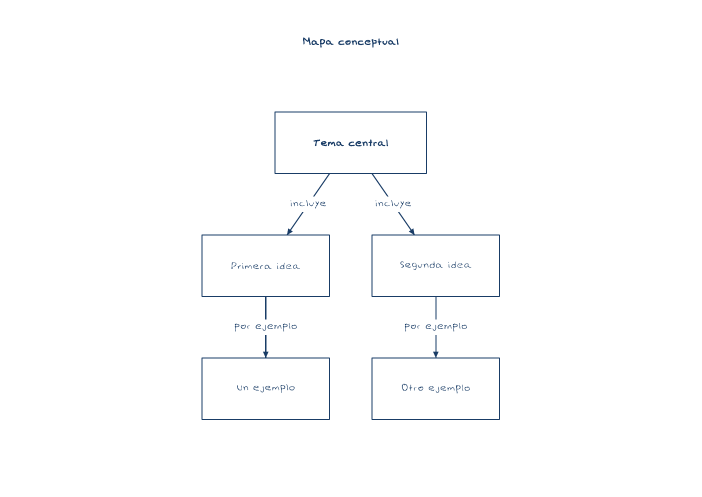
#> input picture work/trazo-android/maps/concept.png, 1404 x 993 px (shown at 1/2 size)
$ python tinta.py ../trazo-android/maps/concept.png ../trazo-android/maps/flow.png 1.0
#> lines starting #> are read from the running program, lines starting #| are printed output that depends on the picture; after the words box and inside, x2 and y2 are one past the last pixel; in counts of white or black regions, pixels touching at a corner belong together; long printed decimals are rounded
# Ink mask of a notebook photo: dark/blue pen strokes without the light grid,
# the pink margin lines or the paper. Usage: python3 tinta.py foto.jpg salida.png [rotar]
import sys, numpy as np
from PIL import Image
src, out = sys.argv[1], sys.argv[2]
im = Image.open(src).convert('RGB')
#> im is the input picture: PIL image 1404x993 RGB; mean R, G, B 253, 253.3, 253.6
if len(sys.argv) > 3: im = im.rotate(float(sys.argv[3]), expand=True)
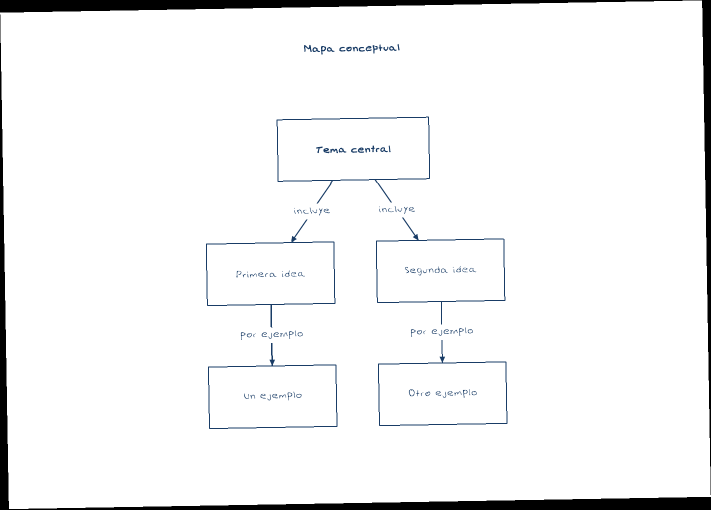
#> im: PIL image 1422x1019 RGB (shown at 1/2 size); mean R, G, B 243.4, 243.7, 244
a = np.asarray(im).astype(np.float32)
r, g, b = a[..., 0], a[..., 1], a[..., 2]
# Local paper level: blur of the image at a coarse scale (uneven light in photos).
small = im.resize((im.width // 32, im.height // 32), Image.BILINEAR).resize(im.size, Image.BILINEAR)
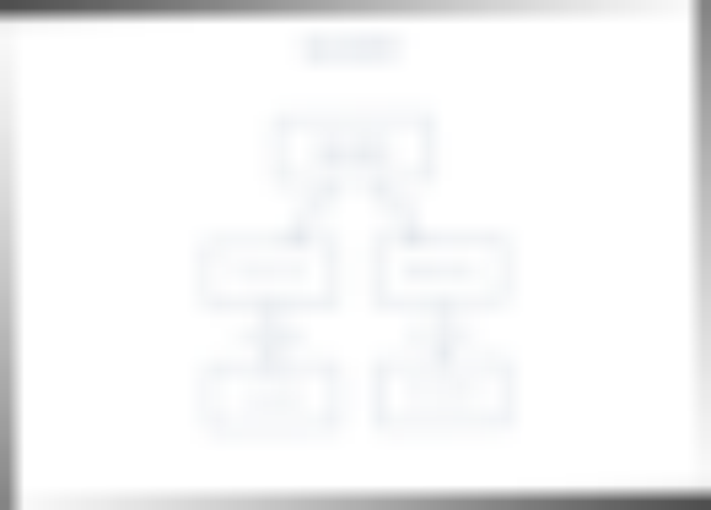
#> small: PIL image 1422x1019 RGB (shown at 1/2 size); mean R, G, B 245, 245.3, 245.7
p = np.asarray(small).astype(np.float32).mean(2)
lum = (r + g + b) / 3
dark = p - lum                       # how much darker than the paper around it
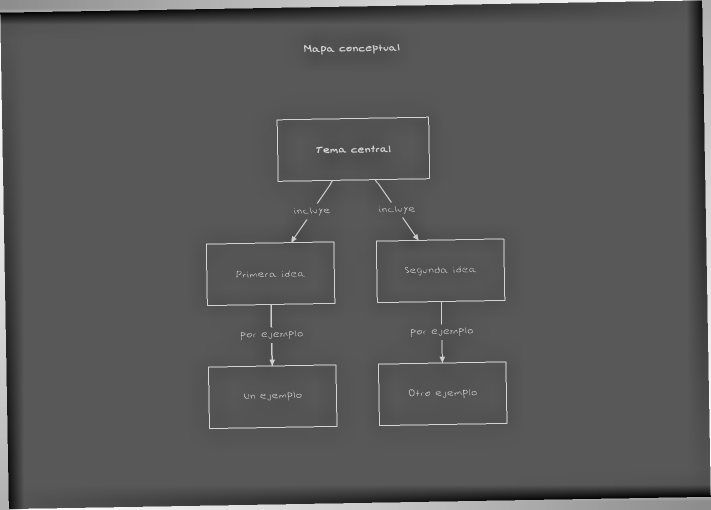
#> dark: shape (1019, 1422) float32 (shown at 1/2 size); min -132, max 249, mean 1.7; drawn with min black and max white
blue = b - (r + g) / 2               # pen ink is bluish; grid lines are grey-blue and light
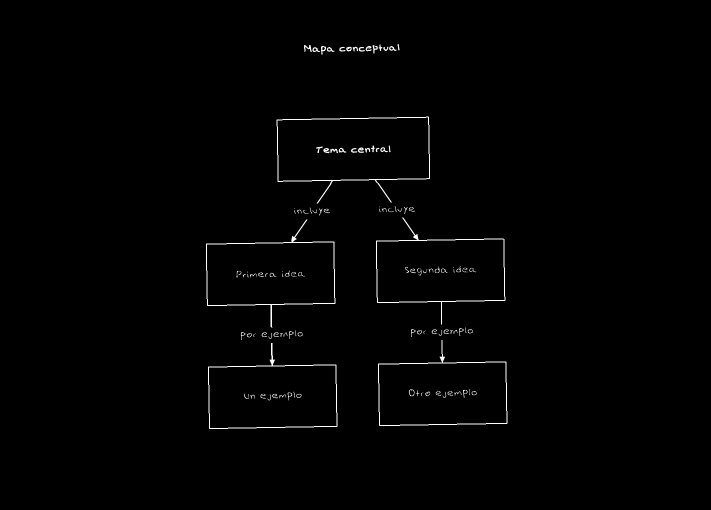
#> blue: shape (1019, 1422) float32 (shown at 1/2 size); min 0, max 59.5, mean 0.5; drawn with min black and max white
pink = r - g                         # margin lines
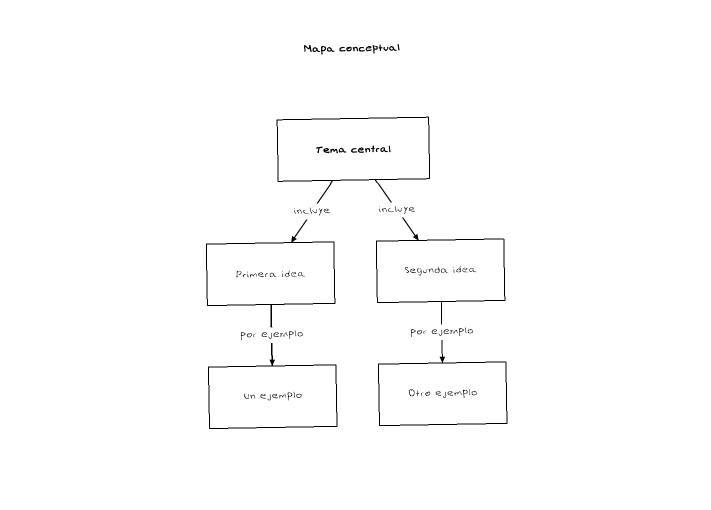
#> pink: shape (1019, 1422) float32 (shown at 1/2 size); min -35, max 0, mean -0.3; drawn with min black and max white
mask = ((dark > 38) | ((dark > 22) & (blue > 18))) & (pink < 35)
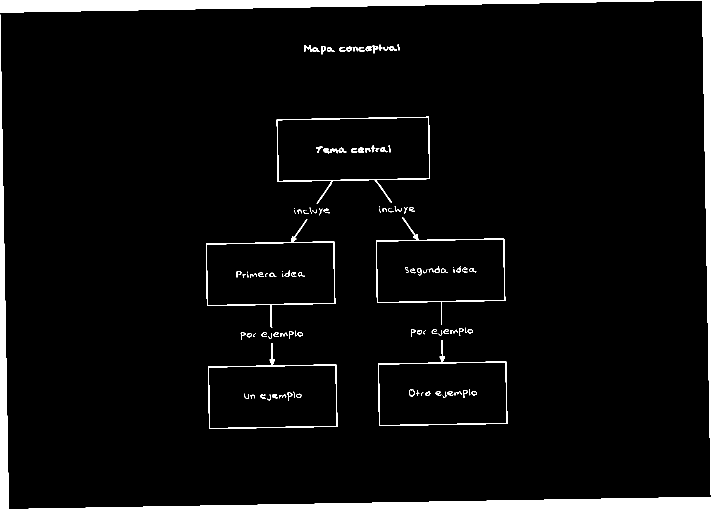
#> mask: shape (1019, 1422) bool (shown at 1/2 size); 4.7% white; 117 white regions (23 under 20 px), largest, box (x1, y1, x2, y2) and area: (0, 29, 1422, 1019) 27429, (0, 0, 1422, 990) 27418, (553, 233, 860, 407) 1998
np.save(out.replace('.png', '.npy'), mask)
Image.fromarray(np.where(mask, 0, 255).astype(np.uint8)).save(out)
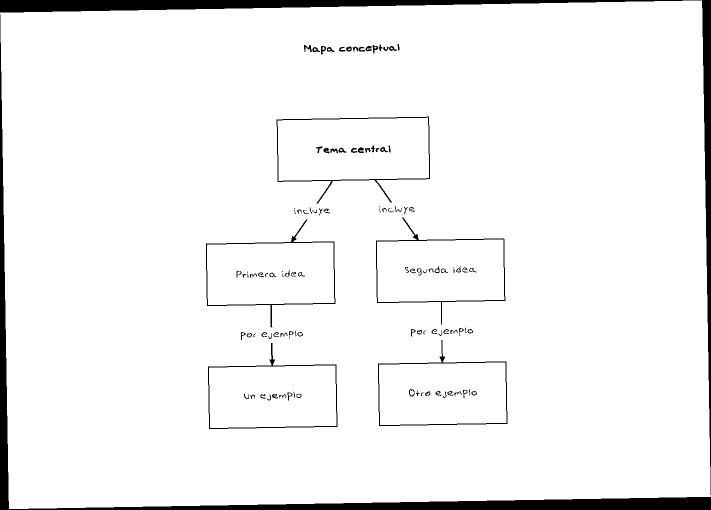
#> saved as flow.png: PIL image 1422x1019 L (shown at 1/2 size); 95.3% white; 117 black regions (23 under 20 px), largest, box (x1, y1, x2, y2) and area: (0, 29, 1422, 1019) 27429, (0, 0, 1422, 990) 27418, (553, 233, 860, 407) 1998
print(im.size, mask.mean())
#| (1422, 1019) 0.04717

$ run again, on work/trazo-android/maps/mind.png
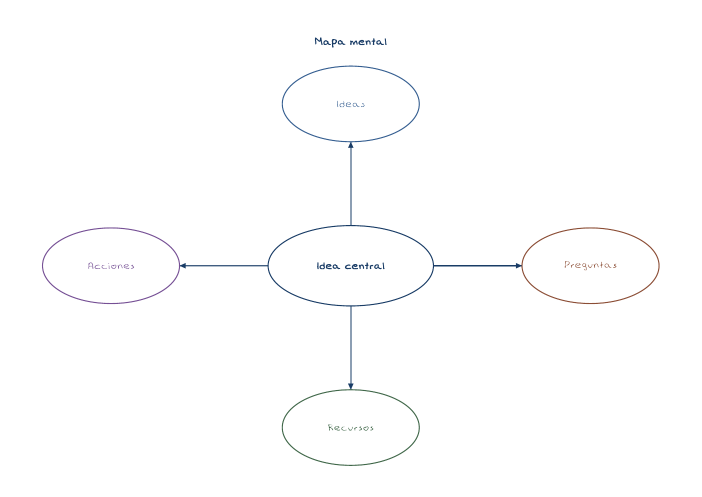
#> input picture work/trazo-android/maps/mind.png, 1404 x 993 px (shown at 1/2 size)
#> im is the input picture: PIL image 1404x993 RGB; mean R, G, B 253.4, 253.5, 253.7
#> im: PIL image 1422x1019 RGB
#> `mask = ((dark > 38) | ((dark > 22) & (blue > 18))) & (pink < 35)`:
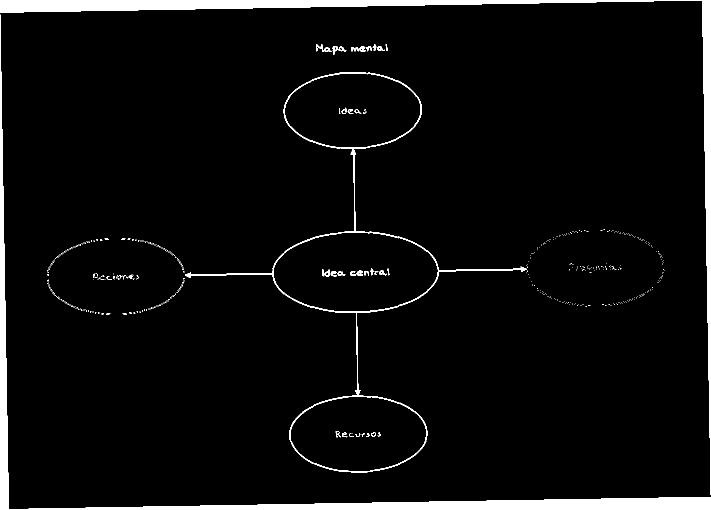
#> mask: shape (1019, 1422) bool (shown at 1/2 size); 4.5% white; 629 white regions (592 under 20 px), largest, box (x1, y1, x2, y2) and area: (0, 29, 1422, 1019) 27429, (0, 0, 1422, 990) 27418, (370, 144, 1053, 945) 7588
#> `Image.fromarray(np.where(mask, 0, 255).astype(np.uint8)).save(out)`:
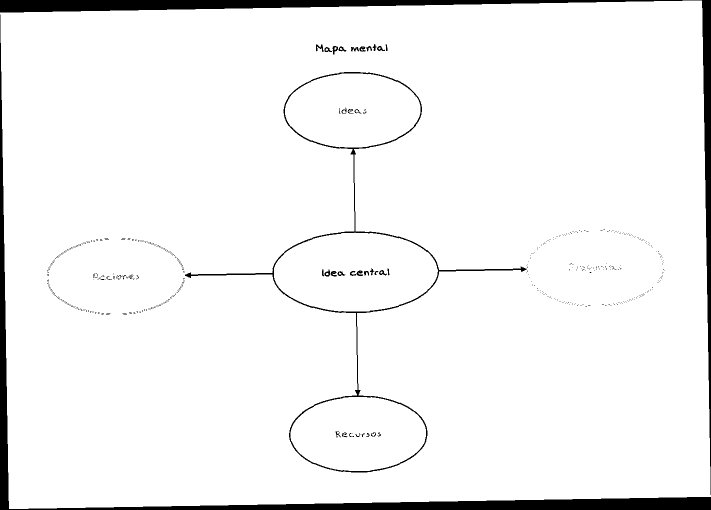
#> saved as mind.png: PIL image 1422x1019 L (shown at 1/2 size); 95.5% white; 629 black regions (592 under 20 px), largest, box (x1, y1, x2, y2) and area: (0, 29, 1422, 1019) 27429, (0, 0, 1422, 990) 27418, (370, 144, 1053, 945) 7588
#| (1422, 1019) 0.04525

$ run again, on work/trazo-android/maps/timeline.png
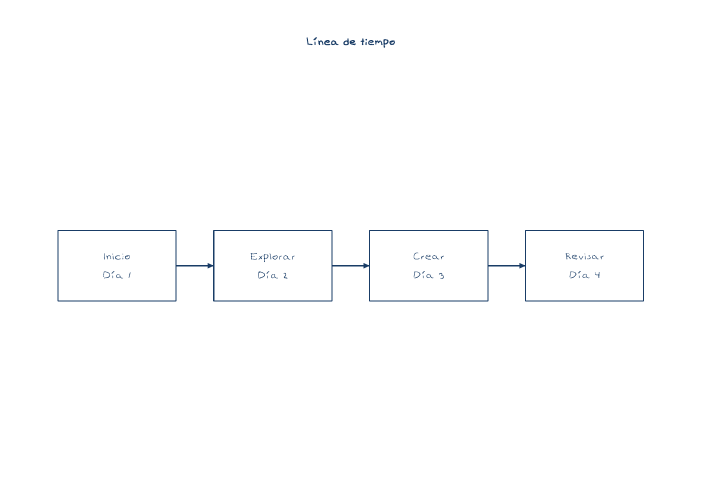
#> input picture work/trazo-android/maps/timeline.png, 1404 x 993 px (shown at 1/2 size)
#> im is the input picture: PIL image 1404x993 RGB; mean R, G, B 253.5, 253.8, 254
#> im: PIL image 1422x1019 RGB
#> `mask = ((dark > 38) | ((dark > 22) & (blue > 18))) & (pink < 35)`:
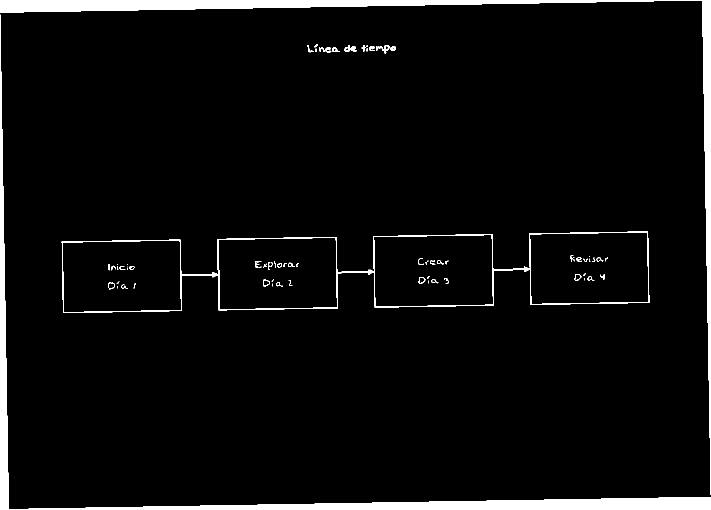
#> mask: shape (1019, 1422) bool (shown at 1/2 size); 4.4% white; 69 white regions (22 under 20 px), largest, box (x1, y1, x2, y2) and area: (0, 29, 1422, 1019) 27429, (0, 0, 1422, 990) 27418, (123, 463, 1299, 626) 6958
#> `Image.fromarray(np.where(mask, 0, 255).astype(np.uint8)).save(out)`:
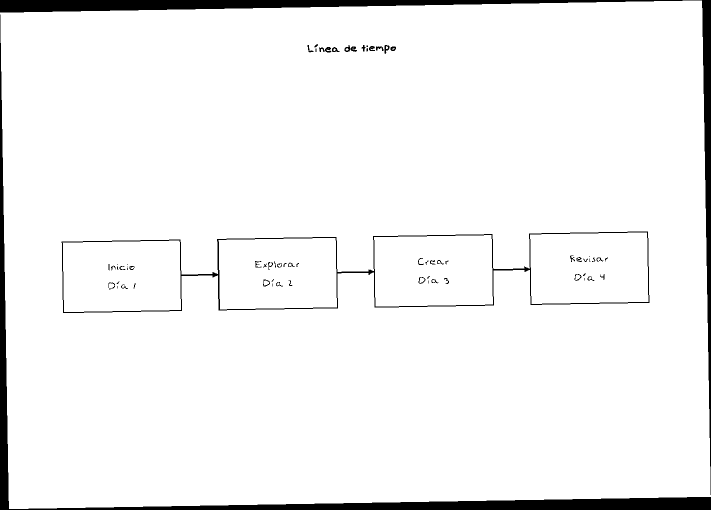
#> saved as timeline.png: PIL image 1422x1019 L (shown at 1/2 size); 95.6% white; 69 black regions (22 under 20 px), largest, box (x1, y1, x2, y2) and area: (0, 29, 1422, 1019) 27429, (0, 0, 1422, 990) 27418, (123, 463, 1299, 626) 6958
#| (1422, 1019) 0.04429

$ run again, on work/trazo-android/maps/tree.png
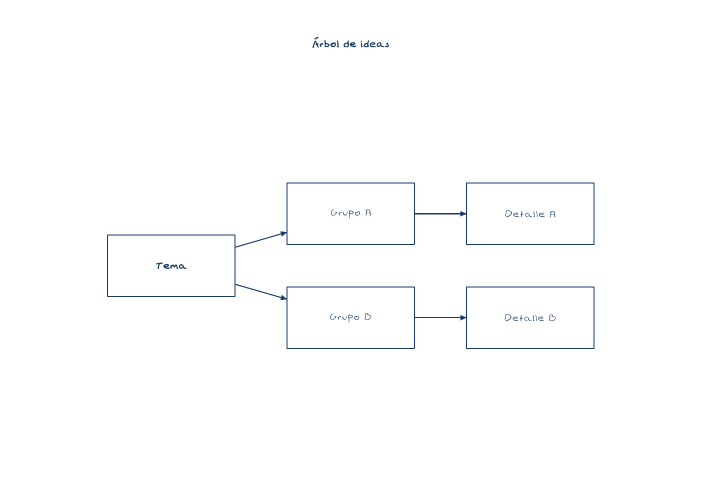
#> input picture work/trazo-android/maps/tree.png, 1404 x 993 px (shown at 1/2 size)
#> im is the input picture: PIL image 1404x993 RGB; mean R, G, B 253.3, 253.5, 253.8
#> im: PIL image 1422x1019 RGB
#> mask: shape (1019, 1422) bool; 4.5% white; 49 white regions (4 under 20 px), largest, box (x1, y1, x2, y2) and area: (0, 29, 1422, 1019) 27429, (0, 0, 1422, 990) 27418, (223, 370, 1201, 713) 8798
#> `Image.fromarray(np.where(mask, 0, 255).astype(np.uint8)).save(out)`:
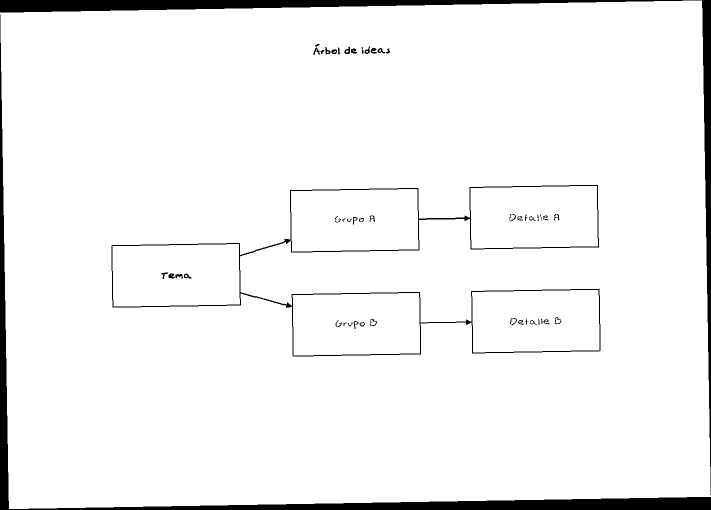
#> saved as tree.png: PIL image 1422x1019 L (shown at 1/2 size); 95.5% white; 49 black regions (4 under 20 px), largest, box (x1, y1, x2, y2) and area: (0, 29, 1422, 1019) 27429, (0, 0, 1422, 990) 27418, (223, 370, 1201, 713) 8798
#| (1422, 1019) 0.0455
